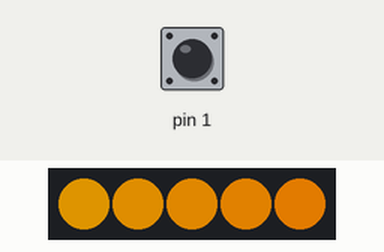
A sketch run on a simulated Arduino Uno, built with avr-gcc and run on an emulated ATmega328P. On the bench: 5 RGB LEDs in strip order, left to right. The inputs (shaded band) are chosen by the test bench; at power-on: pin 1 HIGH. Dim RGB values are drawn brighter than linear; random numbers use the default seed unless the sketch sets one.

Above: at 1.26 s.
1.3 s: pin 1 pulled LOW for 0.15 s
At 1.38 s:
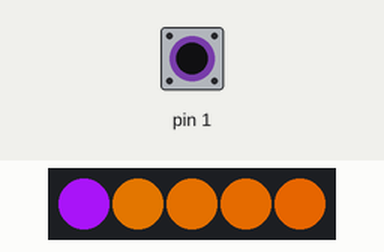
2.0 s: pin 1 pulled LOW for 3.2 s
At 5.7 s:
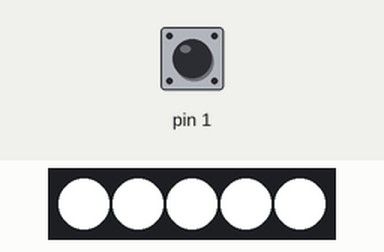
6.7 s: pin 1 pulled LOW for 1 s
At 7.65 s:
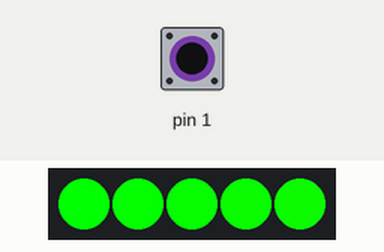
8.3 s: pin 1 pulled LOW for 0.15 s
9.0 s: pin 1 pulled LOW for 1 s
At 9.17 s:
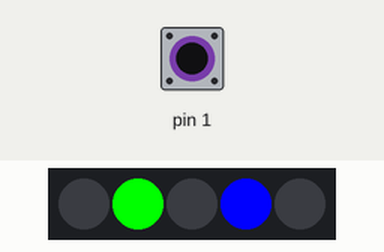
10.6 s: pin 1 pulled LOW for 3.2 s
At 11.75 s:
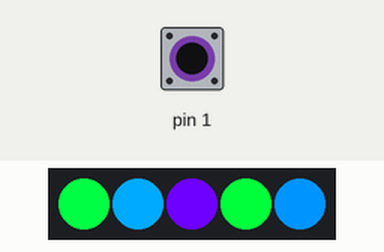
Timing chart, 0 to 17.6 s (numbered marks = the images above; inputs shaded):
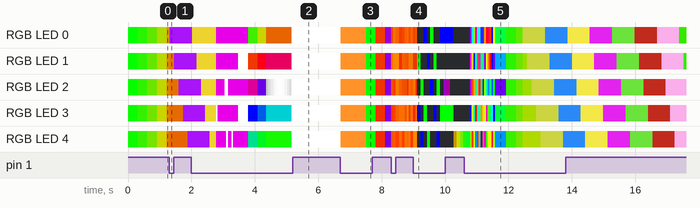

Measured:
- after the input at 6.7 s, RGB LED 0: RGB(255, 255, 255) → RGB(255, 147, 41) at once, → RGB(0, 255, 0) 0.80 s later, → RGB(204, 51, 0) 0.30 s later, → RGB(102, 0, 153) 0.30 s later; RGB LED 1: RGB(255, 255, 255) → RGB(255, 147, 41) at once, → RGB(3, 252, 0) 0.80 s later, → RGB(207, 48, 0) 0.30 s later, → RGB(99, 0, 156) 0.30 s later

The sketch:

FireFlyJarTouch.ino
```cpp
#include <Adafruit_NeoPixel.h>
#include <CapacitiveSensor.h>

// Parameter 1 = number of pixels in strip
// Parameter 2 = pin number (most are valid)
// Parameter 3 = pixel type flags, add together as needed:
//   NEO_RGB     Pixels are wired for RGB bitstream
//   NEO_GRB     Pixels are wired for GRB bitstream
//   NEO_KHZ400  400 KHz bitstream (e.g. FLORA pixels)
//   NEO_KHZ800  800 KHz bitstream (e.g. High Density LED strip)

// USER VARS
int mode = 1;
int numMode = 12;

// INIT STUFF

int idex = 0;
int j = 0;
unsigned long mark;
int direct = 1;
int counter = 0;
int TOP_INDEX = 3;
int BOTTOM_INDEX = 0;
int EVENODD = 6 % 2;
int direction = 1;

// Start Sensor
CapacitiveSensor cs1 = CapacitiveSensor(0, 1); // 10M resistor between pins 0 & 1

// Start Strip
Adafruit_NeoPixel strip = Adafruit_NeoPixel(5, 4, NEO_GRB + NEO_KHZ800);

void setup() {
    strip.begin();
    strip.show(); // Initialize all pixels to 'off'
}

void loop() {
    long total1 = cs1.capacitiveSensor(30);
    if (total1 > 300 && (millis() - mark) > 800) {
        j = 0;
        mark = millis();
        mode++;
    }
    // if mode greater than numMode reset
    if (mode > numMode) { mode = 1; }
    // main function
    doSomething(mode);


}


void doSomething(int var) {
    if (j > 254) {
        direction = 0;
    }
    if (j < 1) {
        direction = 1;
    }
    switch (var) {
    case 1:
        rainbow(20);
        break;
    case 2:
        colorWipe(strip.Color(random(255), random(255), random(255)), 140);
        break;
    case 3:
        twinkle(3, random(0, 4));
        colorFast(strip.Color(180, 0, 180), 0);
        break;
    case 4:
        rainbowCycle(10);
        break;
    case 5:
        sineFirefly(70);
        counter++;
        break;
    case 6:
        colorFast(strip.Color(255, 255, 255), 0); // white
        break;
    case 7:
        colorFast(strip.Color(255, 147, 41), 0); // white
        break;
    case 8:
        rainbow(1);
        break;
    case 9:
        flame();
        break;
    case 10:
        chaseLights(100);
        break;
    case 11:
        colorFirefly(100);
        counter++;
        break;
    case 12:
        totallyRandom();
    default:
        rainbow(2);
        // if nothing else matches, do the default
        // default is optional
    }
    if (direction == 1) {
        j++;
    } else {
        j--;
    }
}

// PATTERN FUNCTIONS
// Created, or adapted from Adafruit and Funkboxing!

// Fill the dots one after the other with a color
void colorWipe(uint32_t c, uint8_t wait) {
    for (uint16_t i = 0; i < strip.numPixels(); i++) {
        strip.setPixelColor(i, c);
        strip.show();
        delay(wait);
    }
}

// fast version

void colorFast(uint32_t c, uint8_t wait) {
    for (uint16_t i = 0; i < strip.numPixels(); i++) {
        strip.setPixelColor(i, c);
    }
     strip.show();
    delay(wait);
}


void rainbow(uint8_t wait) {
    uint16_t i;

    //for(j=0; j<256; j++) {
    for (i = 0; i < strip.numPixels(); i++) {
        strip.setPixelColor(i, Wheel((i + j) & 255));
    }
    strip.show();
    delay(wait);
    // }
}

// Slightly different, this makes the rainbow equally distributed throughout
void rainbowCycle(uint8_t wait) {
    uint16_t i;

    //  for(j=0; j<256*5; j++) { // 5 cycles of all colors on wheel
    for (i = 0; i < strip.numPixels(); i++) {
        strip.setPixelColor(i, Wheel(((i * 256 / strip.numPixels()) + j) & 255));
    }
    strip.show();
    delay(wait);
    // }
}

// Input a value 0 to 255 to get a color value.
// The colours are a transition r - g - b - back to r.
uint32_t Wheel(byte WheelPos) {
    if (WheelPos < 85) {
        return strip.Color(WheelPos * 3, 255 - WheelPos * 3, 0);
    } else if (WheelPos < 170) {
        WheelPos -= 85;
        return strip.Color(255 - WheelPos * 3, 0, WheelPos * 3);
    } else {
        WheelPos -= 170;
        return strip.Color(0, WheelPos * 3, 255 - WheelPos * 3);
    }
}

void chaseLights(int wait) { //-POLICE LIGHTS (TWO COLOR SINGLE LED)
    idex++;
    if (idex >= strip.numPixels()) {
        idex = 0;
    }
    int idexR = idex;
    int idexB = antipodal_index(idexR);
    for (int i = 0; i < strip.numPixels(); i++) {
        if (i == idexR) {
            strip.setPixelColor(i, 00, 255, 0);
        } else if (i == idexB) {
            strip.setPixelColor(i, 0, 0, 255);
        } else {
            strip.setPixelColor(i, 0, 0, 0);
        }
    }
    strip.show();
    delay(wait);
}

void twinkle(int q, int num) {
    for (int x = 1; x < num; x++) {
        strip.setPixelColor(random(strip.numPixels()), 255, 255, 255);
    }
    strip.show();
    delay(50);
}


void flame() {
    int colors[3];
    int idelay = random(30, 80);

    for (int i = 0; i < strip.numPixels(); i++) {
        HSVtoRGB(random(11,34), 255, random(200,255), colors);

        strip.setPixelColor(i, colors[0], colors[1], colors[2]);
    }
        strip.show();
        delay(idelay);

}

int lastPix=0; int myPix=0;
void sineFirefly(int wait) {
        if(myPix != lastPix) {
          if(counter<16) {
            float colorV = sin((6.28/30)*(float)(counter)) *255;
            strip.setPixelColor(myPix,colorV,colorV,colorV);

           strip.show();
           delay(wait);
          } else {
            lastPix=myPix;
            counter=0;
            colorFast(0,0);
          }
        } else {
          myPix=random(0,strip.numPixels());
        }

}

void totallyRandom() {
        int colors[3];
        for (int i = 0; i < strip.numPixels(); i++) {
           HSVtoRGB(random(0,359), 255,255, colors);
            strip.setPixelColor(i, colors[0], colors[1], colors[2]);

        }
        strip.show();
        delay(50);
}

void colorFirefly(int wait) {
        if(myPix != lastPix) {
          if(counter<16) {
            int colors[3];
            float colorV = sin((6.28/30)*(float)(counter)) *255;
            HSVtoRGB((359/16)*counter, 255, colorV, colors);
            strip.setPixelColor(myPix, colors[0], colors[1], colors[2]);

           strip.show();
           delay(wait);
          } else {
            lastPix=myPix;
            counter=0;
            colorFast(0,0);
          }
        } else {
          myPix=random(0,strip.numPixels());
        }

}


// HELPER FUNCTIONS, DERIVED FROM FUNKBOXING FAST_SPI!
// YAYAYAYAYAYYAYA

// antipodal point
int antipodal_index(int i) {
    //int N2 = int(NUM_LEDS/2);
    int iN = i + strip.numPixels() / 2;
    if (i >= (strip.numPixels() / 2)) {
        iN = (i + (strip.numPixels() / 2)) % strip.numPixels();
    }
    return iN;
}

// horizontal index
int horizontal_index(int i) {
    //-ONLY WORKS WITH INDEX < TOPINDEX
    if (i == BOTTOM_INDEX) {
        return BOTTOM_INDEX;
    }
    if (i == TOP_INDEX && EVENODD == 1) {
        return TOP_INDEX + 1;
    }
    if (i == TOP_INDEX && EVENODD == 0) {
        return TOP_INDEX;
    }
    return 6 - i;
}

// HSV to RGB colors
void HSVtoRGB(int hue, int sat, int val, int * colors) {
    int r, g, b, base;

    // hue: 0-359, sat: 0-255, val (lightness): 0-255


    if (sat == 0) { // Achromatic color (gray).
        colors[0] = val;
        colors[1] = val;
        colors[2] = val;
    } else {
        base = ((255 - sat) * val) >> 8;
        switch (hue / 60) {
        case 0:
            colors[0] = val;
            colors[1] = (((val - base) * hue) / 60) + base;
            colors[2] = base;
            break;
        case 1:
            colors[0] = (((val - base) * (60 - (hue % 60))) / 60) + base;
            colors[1] = val;
            colors[2] = base;
            break;
        case 2:
            colors[0] = base;
            colors[1] = val;
            colors[2] = (((val - base) * (hue % 60)) / 60) + base;
            break;
        case 3:
            colors[0] = base;
            colors[1] = (((val - base) * (60 - (hue % 60))) / 60) + base;
            colors[2] = val;
            break;
        case 4:
            colors[0] = (((val - base) * (hue % 60)) / 60) + base;
            colors[1] = base;
            colors[2] = val;
            break;
        case 5:
            colors[0] = val;
            colors[1] = base;
            colors[2] = (((val - base) * (60 - (hue % 60))) / 60) + base;
            break;
        }

    }
}
```
